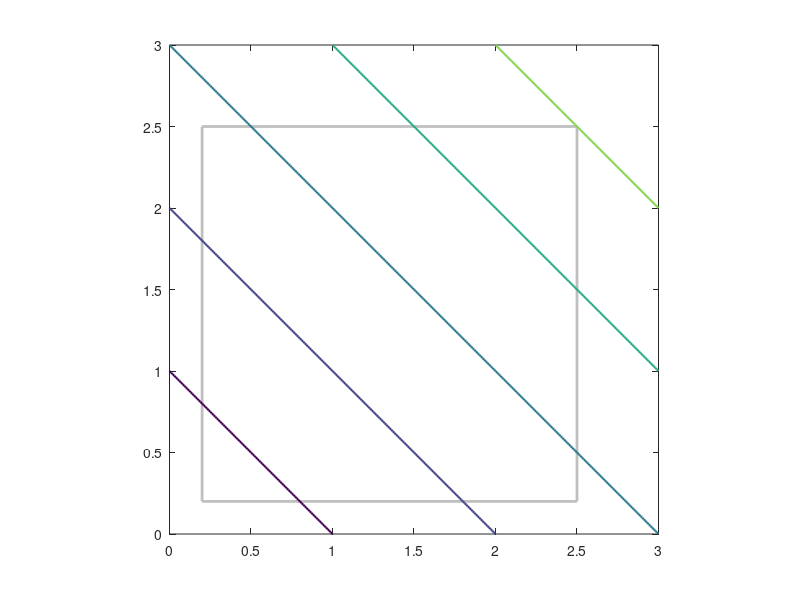

This figure's MATLAB source: (Note: this script raises an error after producing the figure.)
%EX2A
%
%   Exercise 4.6: use of SLP, CONLIN, and MMA to solve a four-bar truss
%   optimization problem.

% Mattias Schevenels
% February 2021

% PROBLEM FORMULATION
xmin = 0.2;       % Lower bound for x
xmax = 2.5;       % Upper bound for x
x = [2;1.5];      % Initial value

% MMA PARAMETERS
move = inf;       % Disable move limit
low = 0;          % Lower asymptote: use -INF for SLP,   0 for CONLIN, [] for MMA
upp = inf;        % Upper asymptote: use  INF for SLP, INF for CONLIN, [] for MMA
sinit = 0.5;      % Asymptotes relative initial position.
sincr = 1.2;      % Factor used to increase the distance between the asymptotes
sdecr = 0.7;      % Factor used to decrease the distance between the asymptotes
mu = 0;           % Relative distance to keep away from the asymptotes
tol = 1e-4;       % Convergence threshold

% DEFINE PLOT COLORS
darkblue = [0.000 0.447 0.741];
darkred = [0.850 0.325 0.098];
black = [0.000 0.000 0.000];
darkgray = [0.400 0.400 0.400];
lightgray = [0.750 0.750 0.750];

% PLOT EXACT OBJECTIVE FUNCTION AND CONSTRAINT
[X1,X2] = ndgrid(0:0.01:3,0:0.01:3);
F0 = X1+X2;
F = 8./(16*X1+9*X2)-4.5./(9*X1+16*X2)-0.1;
figure;
h3 = plot([xmin xmax xmax xmin xmin],[xmin xmin xmax xmax xmin],'LineWidth',2,'Color',lightgray);
hold('on');
axis('equal');
xlim([0 3]);
ylim([0 3]);
[~,h1] = contour(X1,X2,F0,[-10:1:10],'LineWidth',1.5,'Color',darkblue);
[~,h2] = contour(X1,X2,F,[0 0],'LineWidth',2,'Color',darkred);
htop = [h1;h2;h3];
xlabel('x_1');
ylabel('x_2');
fprintf('\nBlue lines: objective function f0(x)\n');
fprintf('Red line: constraint f1(x)\n');
fprintf('Gray lines: box constraints xmin and xmax\n\n');
pause;

% OPTIMIZATION LOOP
iter = 1;
change = inf;
mmaparams = [];
while change>tol

  % OBJECTIVE FUNCTION AND CONSTRAINTS
  f0 = sum(x);
  f = 8/(16*x(1)+9*x(2))-4.5/(9*x(1)+16*x(2))-0.1;

  % OBJECTIVE FUNCTION SENSITIVITIES
  df0dx1 = 1;
  df0dx2 = 1;
  df0dx  = [df0dx1;
            df0dx2];

  % CONSTRAINT SENSITIVITIES
  df1dx1 = -8/(16*x(1)+9*x(2))^2*16 + 4.5/(9*x(1)+16*x(2))^2*9;
  df1dx2 = -8/(16*x(1)+9*x(2))^2*9  + 4.5/(9*x(1)+16*x(2))^2*16;
  dfdx = [df1dx1 df1dx2];

  % MMA UPDATE
  [xnew,y,z,lmult,mmaparams,subp,change] = mma(x,xmin,xmax,f0,f,df0dx,dfdx,mmaparams,move,low,upp,sinit,sincr,sdecr,mu,'silent');

  % COLLECT CONVERGENCE HISTORY
  history.iter(:,iter) = iter;
  history.x(:,iter) = x;
  history.low(:,iter) = subp.low;
  history.upp(:,iter) = subp.upp;
  history.f0(:,iter) = f0;
  history.f(:,iter) = f;

  % PRINT RESULTS
  fprintf('--------------------------------------------------\n');
  fprintf('ITERATION %i\n\n',mmaparams.iter);
  fprintf('Current value x = [%0.5f %0.5f]\n',x);
  if iter>1
    fprintf('Change = %0.5f\n\n',change);
  else
    fprintf('\n');
  end
  fprintf('Objective function f0(x) = %0.5f\n',f0);
  fprintf('Constraint f1(x) = %0.5f\n\n',f);
  fprintf('Lower asymptotes L = [%0.5f %0.5f]\n',subp.low);
  fprintf('Upper asymptotes U = [%0.5f %0.5f]\n\n',subp.upp);

  % PLOT RESULTS
  if iter>1
    delete(hf0);
    delete(hxnew);
    delete(hf);
    delete(halphabeta);
    delete(hx);
  end
  [F0,F] = mmasubp(subp,X1,X2);
  halphabeta = plot([subp.alpha(1) subp.beta(1) subp.beta(1) subp.alpha(1) subp.alpha(1)], ...
    [subp.alpha(2) subp.alpha(2) subp.beta(2) subp.beta(2) subp.alpha(2)],'Color',lightgray);
  [~,hf0] = contour(X1,X2,F0,[-10:2:18],'LineWidth',0.1,'Color',darkblue);
  [~,hf] = contour(X1,X2,F,[0 0],'Color',darkred);
  set(gca,'Children',[htop;setdiff(get(gca,'Children'),htop,'stable')]);
  hx = plot(x(1),x(2),'o','MarkerEdgeColor',darkgray,'MarkerFaceColor',darkgray);
  hxnew = plot(xnew(1),xnew(2),'o','MarkerEdgeColor',black,'MarkerFaceColor',black);
  pause;

  % CHECK CONVERGENCE CRITERION AND MOVE ON TO NEXT ITERATION
  if change>tol
    iter = iter+1;
    x = xnew;
  end

end

% PRINT FINAL MESSAGE
fprintf('--------------------------------------------------\n');
fprintf('CONVERGENCE CRITERION SATISFIED - TERMINATING\n\n');
